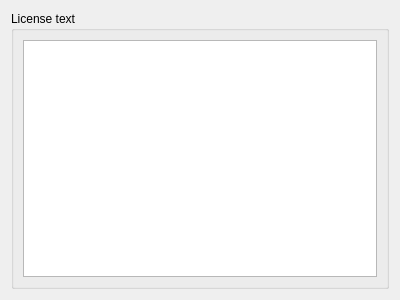
<?xml version="1.0" encoding="UTF-8"?>
<ui version="4.0">
 <class>LicenseWidget</class>
 <widget class="QWidget" name="LicenseWidget">
  <property name="geometry">
   <rect>
    <x>0</x>
    <y>0</y>
    <width>400</width>
    <height>300</height>
   </rect>
  </property>
  <property name="windowTitle">
   <string comment="@title">Set tutorial license</string>
  </property>
  <property name="whatsThis">
   <string comment="@info:whatsthis">&lt;para&gt;Set the license of the tutorial.&lt;/para&gt;
&lt;para&gt;The license is copied, commented, to the top of the exported tutorial file. That is, you don't have to worry about how comments are written in the programming language the tutorial will be exported to. Just set the pure text of the license, and the editor will take care of adding the necessary characters in each line to mark them as comments instead of source code.&lt;/para&gt;</string>
  </property>
  <layout class="QVBoxLayout" name="LicenseWidgetLayout">
   <item>
    <widget class="QGroupBox" name="licenseGroupBox">
     <property name="title">
      <string comment="@title">License text</string>
     </property>
     <layout class="QVBoxLayout" name="customCodeGroupBoxLayout">
      <item>
       <widget class="KTextEdit" name="licenseTextEdit"/>
      </item>
     </layout>
    </widget>
   </item>
  </layout>
 </widget>
 <customwidgets>
  <customwidget>
   <class>KTextEdit</class>
   <extends>QTextEdit</extends>
   <header>ktextedit.h</header>
  </customwidget>
 </customwidgets>
 <resources/>
 <connections/>
</ui>
